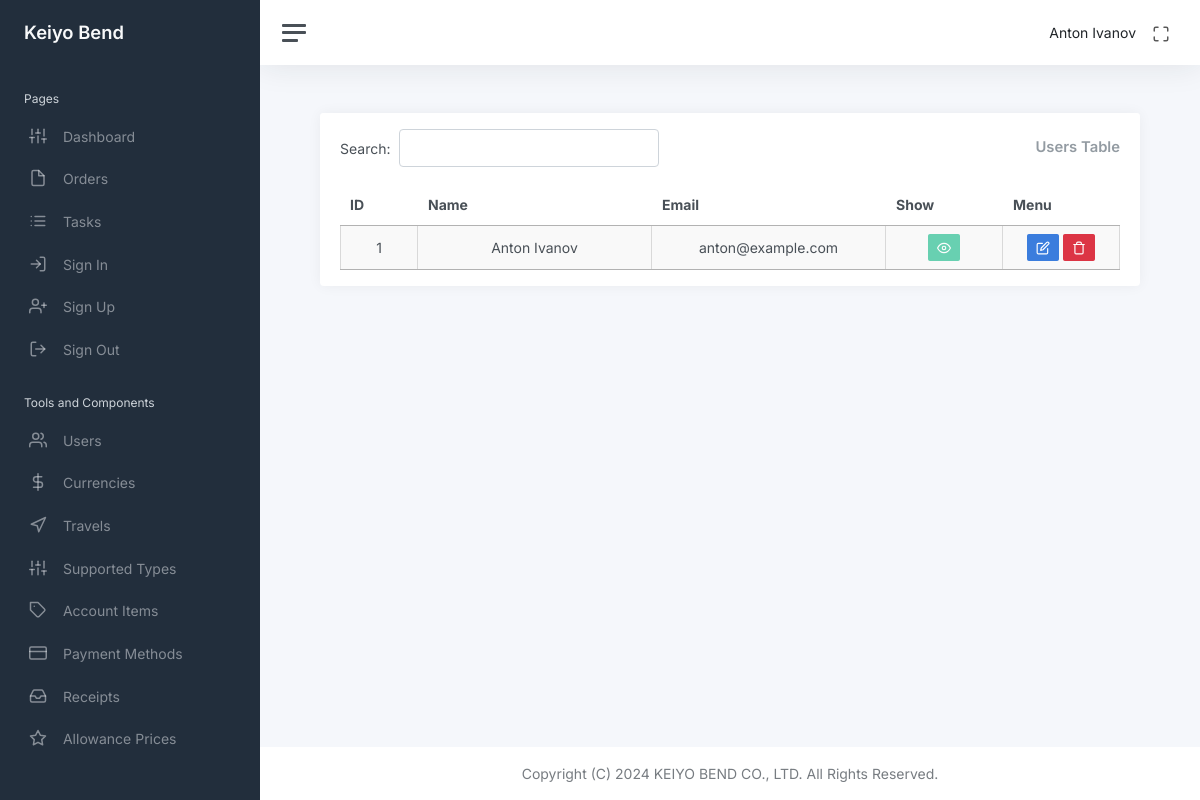
The app's page /admin_table (signed in), older data.
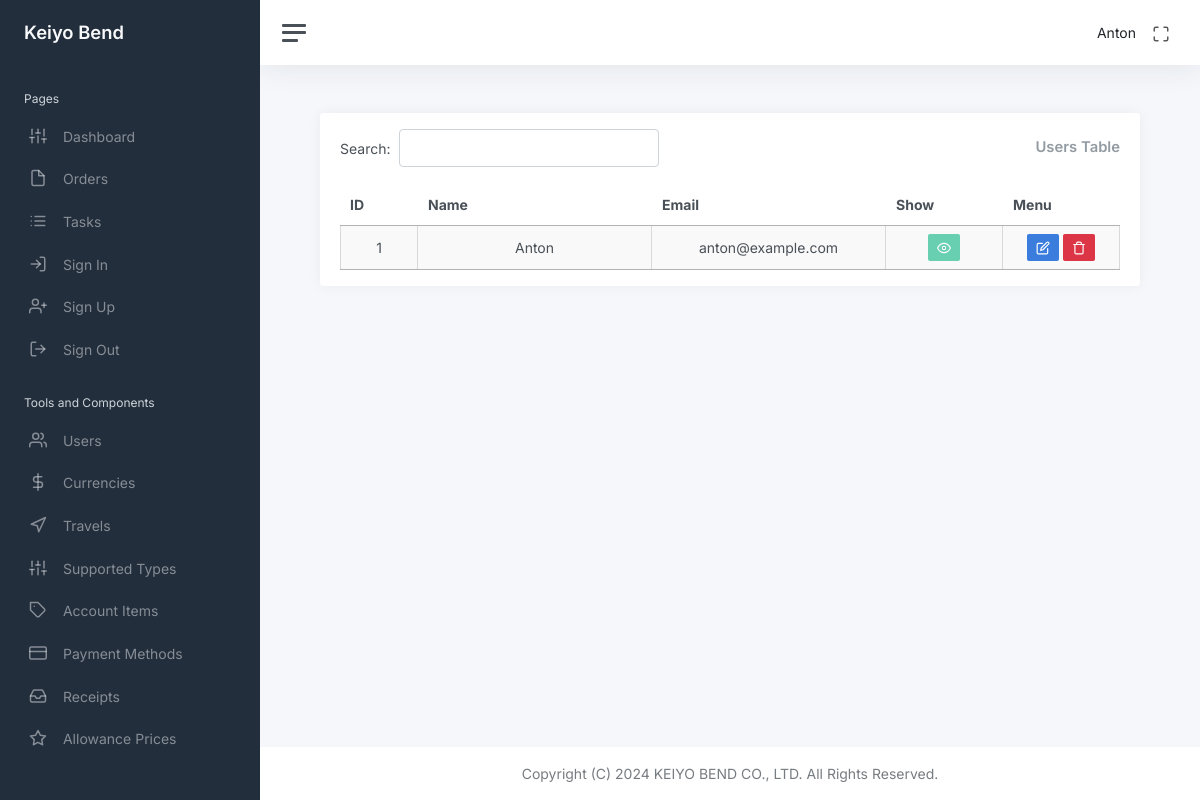
The same page, newer data.
### app/auth/models/user.py (models this page shows, shortened)
class User(UserMixin, db.Model):
    id: so.Mapped[int] = so.mapped_column(primary_key=True)
    name: so.Mapped[str] = so.mapped_column(sa.String(64), index=True, default=None)
    email: so.Mapped[str] = so.mapped_column(sa.String(120), index=True, unique=True)
    password_hash: so.Mapped[Optional[str]] = so.mapped_column(sa.String(256))
    admin: so.Mapped[bool] = so.mapped_column(sa.Boolean(), default=False)
    is_show: so.Mapped[bool] = so.mapped_column(sa.Boolean(), default=True)
    orders_rel = db.relationship("Order", back_populates="user", cascade="all, delete-orphan")

### app/admin/routes/users/admin_table.py (the view)
@bp.route("/admin_table", methods=["GET", "POST"])
@login_required
def admin_table():
    users = db.session.scalars(sa.select(User)).all()
    return render_template("admin/admin_table.html", title="Admin Table", users=users)

### app/auth/models/user.py (called while the page is built)
@login.user_loader
def load_user(id):
    return db.session.get(User, int(id))

### app/admin/templates/admin/admin_table.html (shortened to what this page needs)
<!DOCTYPE html>
{% extends "main/base.html" %}
{% block content %}
<div class="container-fluid p-0">
    <div class="row">
        <div class="col-md-12 ms-sm-auto col-lg-12 px-md-4">
            <div class="card flex-fill">
                <div class="card-header py-3">
                    <div class="d-flex justify-content-between align-items-center">
                        <div id="datatableSearch"></div>
                        <h3 class="card-title mb-0">Users Table</h3>
                    </div>
                </div>
                <div class="card-body py-0 mb-3">
                    <table class="display cell-border" style="width: 100%" id="adminTable">
                        <thead>
                            <tr style="text-align: center;">
                                <th class="col-id">ID</th>
                                <th class="col-realname">Name</th>
                                <th class="col-username">Email</th>
                                <th class="col-show">Show</th>
                                <th class="col-menu">Menu</th>
                            </tr>
                        </thead>
                        <tbody>
                            {% for user in users %}
                            <tr data-id="{{ user.id }}" class="text-center">
                                <td>{{user.id}}</td>
                                <td class="view-mode username-cell">{{user.name}}</td>
                                <td class="view-mode">{{user.email}}</td>
                                <td class="view-mode">
                                    <button
                                        class="btn btn-sm btn-show-users {{ 'btn-success' if user.is_show else 'btn-danger' }}"
                                        disabled>
                                        {% if user.is_show %}
                                        <i class="align-middle" data-feather="eye"></i>
                                        {% else %}
                                        <i class="align-middle" data-feather="eye-off"></i>
                                        {% endif %}
                                    </button>
                                </td>
                                <td>
                                    <button title="edit" class="btn btn-primary btn-sm btn-edit"><i class="align-middle"
                                            data-feather="edit"></i></button>
                                    <button class="btn btn-danger btn-sm btn-delete"><i class="align-middle"
                                            data-feather="trash"></i></button>
                                </td>
                            </tr>
                            {% endfor %}
                        </tbody>
                    </table>
                </div>
            </div>
        </div>
    </div>
</div>
{% endblock %}

### app/main/templates/main/navbar.html (shortened to what this page needs)
<!DOCTYPE html>
<nav class="navbar navbar-expand navbar-light navbar-bg">
    <a class="sidebar-toggle js-sidebar-toggle">
        <i class="hamburger align-self-center"></i>
    </a>
    <div class="navbar-collapse collapse">
        <ul class="navbar-nav navbar-align">
            <li class="nav-item dropdown">
                <a class="nav-link d-none d-sm-inline-block">
                    <span class="text-dark">{{ current_user.name }}</span>
                </a>
            </li>
            <li class="nav-item">
                <a id="fullscreenButton" class="nav-link d-none d-sm-inline-block">
                    <i class="align-middle" data-feather="maximize"></i>
                </a>
            </li>
        </ul>
    </div>
</nav>

Row changes from the older to the newer data that the page shows:
changed User "anton@example.com": name "Anton Ivanov" → "Anton"
